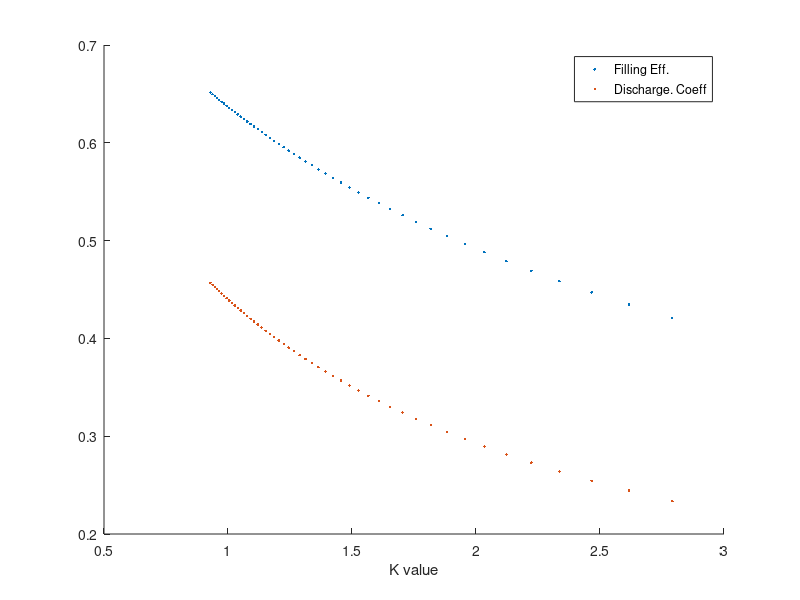

The MATLAB script that drew this image: (Note: this script raises an error after producing the figure.)
%{
Purdue Space Program - Liquids
Research and Development - coaxial bi-swirl sizing code
Created by: Jacob Bell

- In this version, the inner element is size via spray cone angle. The First
loop iterates until a certain spray cone angle value is met, determining
all other parameters. The outer element is size via film thickness; a value
is guessed, and for the guessed value the actual film thickness is found.
This iterates until guessed value and actual value converge. The outer
element is restricted somewhat by the inner element sizing, and has a much
smaller cd and much larger K value.

- I'd like to emphasize the point that
many things are assumed initially, including the radius of swirling
"coefficient of nozzle opening" and chamber length.
%}
clc;
clear; 

% Global Constants
gravity = 32.3; % [ft/s^2] Acceleration due to gravity

%% Inner Element constants and assumptions
m_dot_LOX = 1; % [lbm/s] Oxidizer mass flow  
delta_p_LOX = 10800; % [lbf/ft^2] Oxidizer pressure drop 
LOX_dens = 71.168; % [lb/ft^3] LOX density 
in_inlets = 3; % [N/A] number of tangential inlets 
spray_angle = 30; % [deg.] Desired spray half angle 
kin_visc_LOX= 2.362 * 10^-6; % [ft^2/s] kinematic viscosity of LOX
K_guess = 3;
inner_wall_thck = .005104; % [ft] wall thickness of the inner element, ~ 1/16"
coeff_nozzle_open = 2; % coefficient of nozzle opening, from Beyvel pg. 263 
    % should be (2-5), Bazarov says 3x. This value is the ratio of "swirl
    % arm"/nozzle radius

%% Inner Loop
spray_vals = zeros(7,1);
lcv = 1;
while lcv < 200
    in_fill_eff = fzero(@(in_fill_eff) K_guess - (((1-in_fill_eff) * sqrt(2)) ...
        / (in_fill_eff * sqrt(in_fill_eff))), .4); % [N/A] Beyvel and Orzechowski, Eq. 5-65
    
    in_disc_coeff = in_fill_eff * sqrt(in_fill_eff / (2 - in_fill_eff)); % [N/A] Beyvel and Orzechowski, Eq. 5-66
    
    fcn = @(inner_S) ((sqrt(1 - in_disc_coeff^2 * K_guess^2)) ...
    - (inner_S * sqrt(inner_S^2 - in_disc_coeff^2 * K_guess^2)) ...
    - (in_disc_coeff^2 * K_guess^2 * log((1 ...
    + sqrt(1 - in_disc_coeff^2 * K_guess^2)) ...
    / (inner_S + sqrt(inner_S^2 - in_disc_coeff^2 ...
    * K_guess^2)))) - in_disc_coeff); % Beyvel Eq. 5-58

    inner_S = fzero(fcn, .8);

    in_swirl_diam = sqrt(4 * m_dot_LOX / (pi * in_disc_coeff * ...
        sqrt(2 * LOX_dens * delta_p_LOX * gravity))); % Beyvel, Eq. 5-82
    
    in_R = (coeff_nozzle_open * in_swirl_diam) / 2; % "swirl arm", center axis to inlet
    
    inner_inlet_diam = sqrt((2 * in_R * in_swirl_diam) / (in_inlets * K_guess)); % Beyvel, Eq. 5-84

    Re_LOX = (4 * m_dot_LOX)/ (pi * LOX_dens * ...
        kin_visc_LOX * sqrt(in_inlets) * inner_inlet_diam); % Beyvel, Eq. 5-86
    
    inner_frict_coeff = exp((25.8/log(Re_LOX)^2.58) - 2); % inlet hydraulic loss Coefficient Beyvel, Eq. 5-87
    
    K_frict = (in_R * (in_swirl_diam / 2)) / ((in_inlets * ...
        (inner_inlet_diam / 2)^2) + (inner_frict_coeff / 2) * ...
        in_R * (in_R - (in_swirl_diam / 2))); % K value taking hydraulic loss into account Beyvel, Eq. 5-81

    eq_fill_eff = fzero(@(eq_fill_eff) K_frict - (((1-eq_fill_eff) * sqrt(2)) ...
        / (eq_fill_eff * sqrt(eq_fill_eff))), .4); % [N/A] Beyvel and Orzechowski, Eq. 5-65

    eq_disc_coeff = eq_fill_eff * sqrt(eq_fill_eff / ...
        (2 - eq_fill_eff)); % temporary discharge coeff from K_frict value

    in_visc_disc_coeff = eq_disc_coeff / (sqrt(1 + ...
        eq_disc_coeff^2 * (K_guess^2 / coeff_nozzle_open^2))); % Bazarov Eq. 99. Takes into account angular momentum losses

    in_visc_swirl_diam = sqrt(4 * m_dot_LOX / (pi * in_visc_disc_coeff * ...
        sqrt(2 * LOX_dens * delta_p_LOX * gravity))); % Beyvel, Eq. 5-82

    in_R = (coeff_nozzle_open * in_visc_swirl_diam) / 2;

    K_visc = (2 * in_R * in_visc_swirl_diam) / (in_inlets * ...
        inner_inlet_diam^2); % Beyvel 5-83

    visc_spray_angle = atand((2 * in_disc_coeff * K_visc) / sqrt((1 + inner_S)^2 - ...
    (4 * in_visc_disc_coeff^2 * K_guess^2))); % Beyvel, Eq. 5-80

    spray_vals(1,lcv) = lcv;
    spray_vals(2,lcv) = visc_spray_angle;
    spray_vals(3,lcv) = K_visc;
    spray_vals(4,lcv) = in_visc_swirl_diam * 12;
    spray_vals(5,lcv) = inner_inlet_diam * 12;
    spray_vals(6,lcv) = in_fill_eff;
    spray_vals(7,lcv) = in_visc_disc_coeff;
    spray_vals(8,lcv) = inner_S;

    lcv = lcv + 1;
    if (visc_spray_angle - spray_angle) < .04
        K_final = K_visc;
        inner_diam_final = in_visc_swirl_diam;
        ex_nozzle_diam = inner_diam_final + (2 * inner_wall_thck); % rough guess, wall = 1/16"
        angle_check = atand((2 * in_visc_disc_coeff * K_final) / (sqrt((1 + ...
    inner_S)^2 - (4 * in_visc_disc_coeff^2 * K_final^2))));
        break
    else
        K_guess = K_visc;
    end
end

hold("on");
plot(spray_vals(3,:),spray_vals(6,:),".");
plot(spray_vals(3,:),spray_vals(7,:),".");
xlabel("K value");
legend("Filling Eff.", "Discharge. Coeff");

%% Inner swirler final parameter calcs
inner_nozzle_length = 2 * in_swirl_diam; % Suggested by Bazarov pg. 76
inner_chamber_length = 3 * in_R; % From Bazarov, should be (2-3) * R pg. 76
inner_inlet_length = (inner_inlet_diam / 2) * 3; % Suggested by Bazarov to be (3-4) * inlet radius pg. 76
in_cham_diam = (2 * in_R) + inner_inlet_diam;

% TIME FOR PART TWO!!!!!!

%% Outer Element constants and assumptions
m_dot_FUEL = .313; % [lbm/s] Fuel mass flow  
delta_p_FUEL = 10800; % [lbf/ft^2] Fuel pressure drop 
FUEL_dens = 27.0; % [lb/ft^3] Fuel density 
out_inlets = 4; % [N/A] number of tangential inlets 
kin_visc_FUEL= 2.362 * 10^-6; % [ft^2/s] kinematic viscosity of Fuel
coeff_nozzle_open = 3.5; % coefficient of nozzle opening, from Beyvel pg. 263 
    % should be (2-5), Bazarov says 3x (for closed). This value is the ratio of "swirl
    % arm"/nozzle radius
permit_vortex = (ex_nozzle_diam / 2) + .00098425; % value comes from bazarov, Pg. 76 is .3mm

%% INITIAL OUTER VALUES using minimum values for outlet area 
film_thick_guess = .00098425; % same as gap, just a guess
out_swirl_diam = 2 * permit_vortex + 2 * film_thick_guess; % first estimation of outer diameter
effective_flow_area = m_dot_FUEL / sqrt(2 * FUEL_dens * delta_p_FUEL * gravity); % [] Beyvel, Eq. 5-63
outlet_area = (pi / 4) * out_swirl_diam^2; % [] 
out_disc_coeff = effective_flow_area / outlet_area; % [N/A]

%% Outer Loop
lcv_out = 1;
while lcv_out < 100
    fcn = @(out_filling_eff) (out_filling_eff * sqrt(out_filling_eff ...
        / (2 - out_filling_eff)) - out_disc_coeff); % Beyvel Eq. 5-66

    out_filling_eff = fzero(fcn, .7);

    outer_K = (((1 - out_filling_eff) * sqrt(2)) ...
        / (out_filling_eff * sqrt(out_filling_eff))); % [N/A] Beyvel, Eq. 5-65

    out_disc_coeff = out_filling_eff * sqrt(out_filling_eff / (2 - out_filling_eff));

    fcn = @(out_S) ((sqrt(abs(1 - out_disc_coeff^2 * outer_K^2))) ...
    - (out_S * sqrt(abs(out_S^2 - out_disc_coeff^2 * outer_K^2))) ...
    - (out_disc_coeff^2 * outer_K^2 * log((1 ...
    + sqrt(abs(1 - out_disc_coeff^2 * outer_K^2))) ...
    / (out_S + sqrt(abs(inner_S^2 - out_disc_coeff^2 ...
    * outer_K^2))))) - out_disc_coeff); % Beyvel Eq. 5-58

    out_S = fzero(fcn, .7);

    film_thick = .5 * (out_swirl_diam - (out_S * out_swirl_diam));

    out_swirl_diam_new = (2 * permit_vortex) + (2 * film_thick);

     if abs((out_swirl_diam_new - out_swirl_diam) / out_swirl_diam) < .005
         break
     else
         out_swirl_diam = out_swirl_diam_new;
     end
     lcv_out = lcv_out + 1;
end

%% Outer element final parameters
out_R = (out_swirl_diam * coeff_nozzle_open) / 2;
out_inlet_diam = sqrt((2 * out_R * out_swirl_diam) / (out_inlets * outer_K)); % Beyvel, Eq. 5-84
outer_nozzle_length = 2 * out_swirl_diam; % Suggested by Bazarov pg. 76
outer_chamber_length = out_R; % can really be anything reasonable
outer_inlet_length = (out_inlet_diam / 2) * 3; % Suggested by Bazarov to be (3-4) * inlet radius
outer_chamber_diam = (2 * out_R) + out_inlet_diam;
outer_check = (2 * out_R * out_swirl_diam) / (out_inlets * out_inlet_diam^2);

%% Inner swirler output table
inner_params = ["Inner Swirl Diam."; "Inner Inlet Diam."; "Inner Chamber Lg."; "Inner Inlet Lg."; "Inner Chamber diam."; "Discharge Coef."];
inner_value = [inner_diam_final * 12; inner_inlet_diam * 12; inner_chamber_length * 12; inner_inlet_length * 12; in_cham_diam * 12; in_visc_disc_coeff];
units = ["[in]"; "[in]"; "[in]"; "[in]"; "[in]"; "[N/A]"];
inner_output = table(inner_params, inner_value, units);

%% Outer swirler output table
outer_params = ["Outer Swirl Diam."; "Outer Inlet Diam."; "Outer Chamber Lg."; "Outer Inlet Lg."; "Outer Chamber diam."];
outer_value = [out_swirl_diam_new * 12; out_inlet_diam * 12; outer_chamber_length * 12; outer_inlet_length * 12; outer_chamber_diam * 12];
outer_units = ["[in]"; "[in]"; "[in]"; "[in]"; "[in]"];
outer_output = table(outer_params, outer_value, outer_units);












